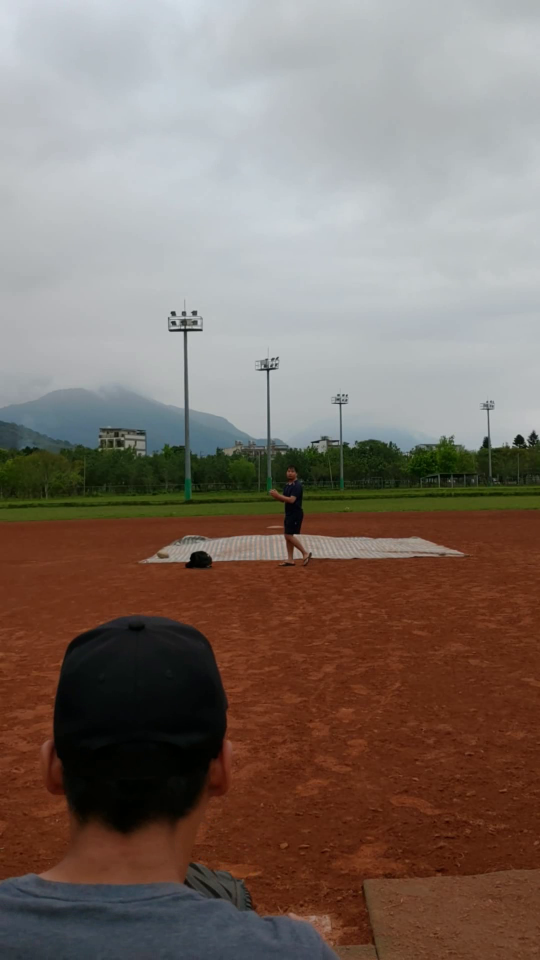
#> input picture frame 18 of src/0311/V_20210311_152331_ES0_05332/A3.mp4, 1080 x 1920 px (shown at 1/2 size)
$ python iv0408.py
#> lines starting #> are read from the running program, lines starting #| are printed output that depends on the picture; after the words box and inside, x2 and y2 are one past the last pixel; in counts of white or black regions, pixels touching at a corner belong together
#> in run, frame is the input picture: shape (1920, 1080, 3); mean B, G, R 104.2, 112.5, 126.2
### libs/pre_process0408.py
import cv2
import numpy as np
import matplotlib.pyplot as plt
import time
import sys

CNTS_MAX = 30000
CNTS_MIN = 70

class Process_Image():
    def __init__(self, img, img2, area, mask):
#> called with mask = (0, 0, 1080, 1920)
        self.mask = mask
        self.CenterPoint = []
        self.CenterPointX = []
        self.CenterPointY = []
        self.img = cv2.cvtColor(img, cv2.COLOR_BGR2GRAY)
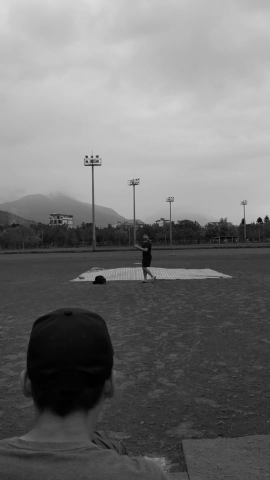
#> self.img: shape (1920, 1080) (shown at 1/4 size); min 0, max 220, mean 115.6
        self.img = cv2.resize(self.img[area[0]:area[1],area[2]:area[3]], (1080,1920), interpolation=cv2.INTER_CUBIC)
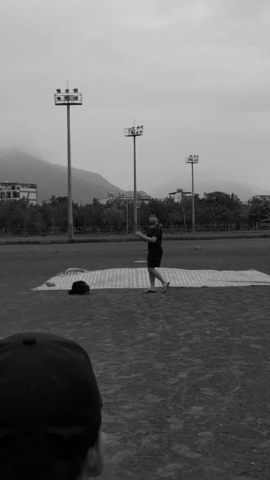
#> self.img: shape (1920, 1080) (shown at 1/4 size); min 0, max 211, mean 105.4
        self.img2 = cv2.cvtColor(img2, cv2.COLOR_BGR2GRAY)
        self.img2 = cv2.resize(self.img2[area[0]:area[1],area[2]:area[3]], (1080,1920),interpolation=cv2.INTER_CUBIC)
        self.FDI(15)
        self.Close3()
        self.findCenter()

    def FDI(self, T):
#> called with T = 15
        self.img3 = cv2.absdiff(self.img, self.img2)
        self.img3 = np.where(self.img3 > T, 255, 0).astype('uint8')
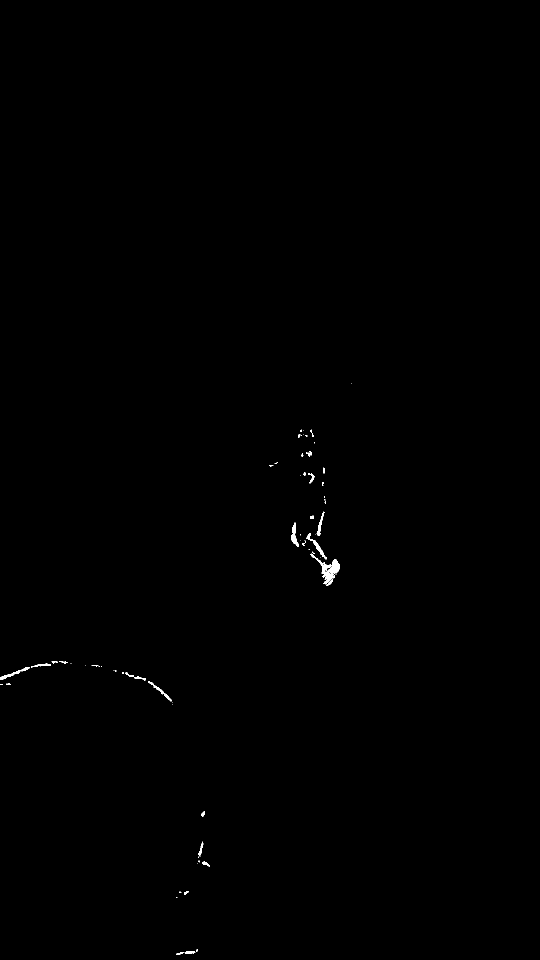
#> self.img3: shape (1920, 1080) (shown at 1/2 size); 0.18% white; 72 white regions (46 under 20 px), largest, box (x1, y1, x2, y2) and area: (621, 1107, 679, 1169) 984, (582, 1045, 598, 1094) 339, (612, 1067, 653, 1119) 334

    def Close3(self):
        kernel3 = cv2.getStructuringElement(cv2.MORPH_ELLIPSE, (3,3))
        kernel5 = cv2.getStructuringElement(cv2.MORPH_ELLIPSE, (5,5))
        kernel7 = cv2.getStructuringElement(cv2.MORPH_ELLIPSE, (7,7))
        self.img3 = cv2.dilate(self.img3, kernel5, iterations=1)
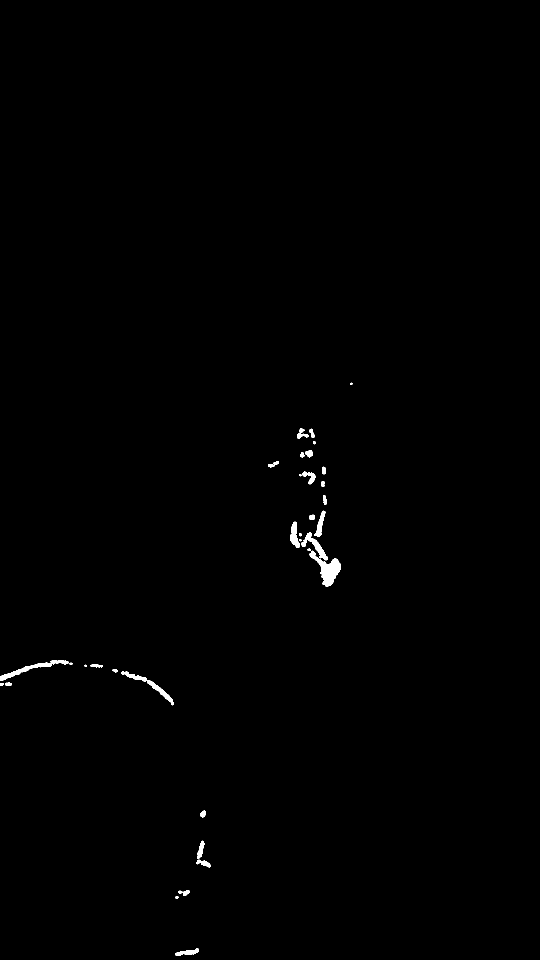
#> self.img3: shape (1920, 1080) (shown at 1/2 size); 0.41% white; 37 white regions (4 under 20 px), largest, box (x1, y1, x2, y2) and area: (602, 1065, 681, 1174) 2551, (0, 1320, 137, 1362) 1096, (242, 1343, 348, 1411) 938
        self.img3 = cv2.erode(self.img3, kernel7, iterations=1)
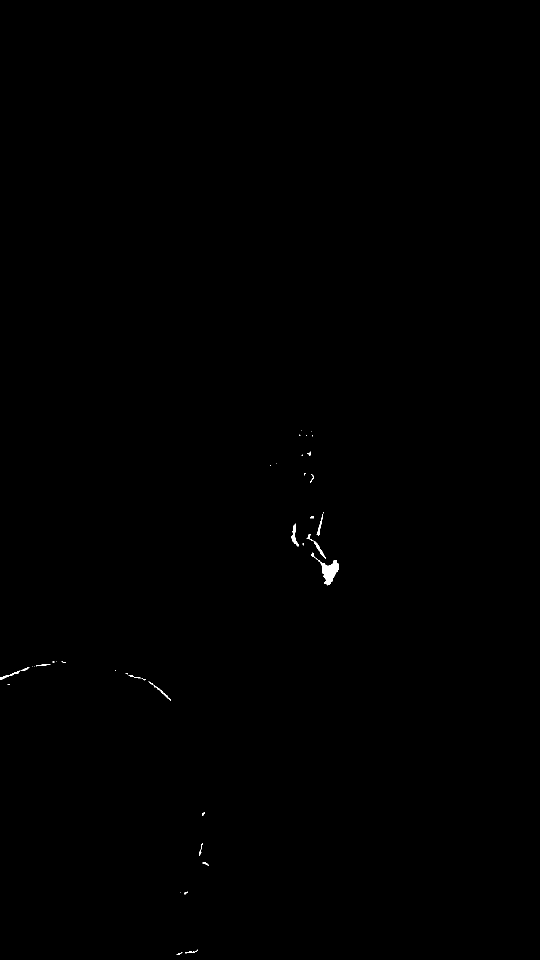
#> self.img3: shape (1920, 1080) (shown at 1/2 size); 0.12% white; 41 white regions (25 under 20 px), largest, box (x1, y1, x2, y2) and area: (622, 1105, 678, 1171) 1081, (583, 1047, 597, 1093) 238, (613, 1068, 652, 1118) 211
        self.img3 = cv2.dilate(self.img3, kernel5, iterations=1)
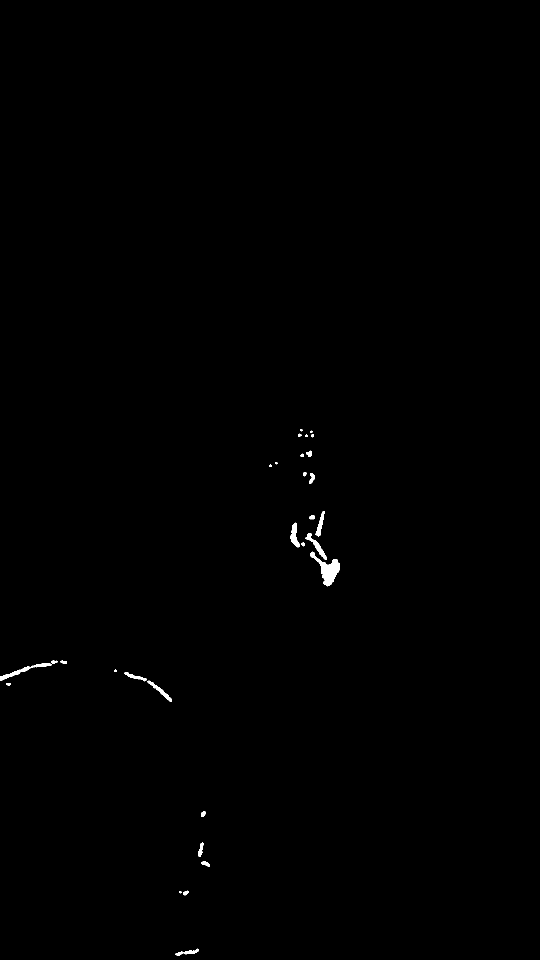
#> self.img3: shape (1920, 1080) (shown at 1/2 size); 0.27% white; 32 white regions (4 under 20 px), largest, box (x1, y1, x2, y2) and area: (620, 1103, 680, 1173) 1541, (611, 1066, 654, 1120) 509, (581, 1045, 599, 1095) 469
        self.img3 = cv2.erode(self.img3, kernel3, iterations=1)
#> self.img3: shape (1920, 1080); 0.2% white; 32 white regions (11 under 20 px), largest, box (x1, y1, x2, y2) and area: (621, 1104, 679, 1172) 1338, (612, 1067, 653, 1119) 381, (582, 1046, 598, 1094) 363
        del kernel3
        del kernel5
        del kernel7

    def findCenter(self):
        self.out = cv2.cvtColor(self.img3,cv2.COLOR_GRAY2BGR)
#> self.out: shape (1920, 1080, 3); 0.2% white; 32 white regions (11 under 20 px)
        ret, thresh = cv2.threshold(self.img3, 25, 255, cv2.THRESH_BINARY)
        cnts, _ = cv2.findContours(thresh.copy(), cv2.RETR_EXTERNAL, cv2.CHAIN_APPROX_SIMPLE)
#> cnts = 32 contours, 13 with area under 20; largest, box (x1, y1, x2, y2) and area: (621, 1104, 679, 1172) 1243, (612, 1067, 653, 1119) 320, (582, 1046, 598, 1094) 314, (0, 1334, 60, 1360) 250, (296, 1362, 343, 1403) 237
        #txt = open(r"/Users/teddy/Desktop/Project/PRINT.txt","w+", encoding="utf-8")

        for c in cnts:
            #print(c)
            area = int(cv2.contourArea(c))
            if area > CNTS_MAX:
                continue
            if area < CNTS_MIN:
                continue
            ((x, y), radius) = cv2.minEnclosingCircle(c)
            circle = int(radius*radius*3.14)
            #txt.write(str(x)+' '+str(y)+' ' + str(circle)+ " ===> "+str(area))
            if area >= circle*0.45:
                #txt.write(" OK!")
                #cv2.circle(self.out, (int(x), int(y)), 10, (0, 0, 255), -1)
                cv2.circle(self.out, (int(x), int(y)), int(radius), (0, 255, 255), 2)
                self.CenterPoint.append([int(x), int(y)])
                self.CenterPointX.append(int(x))
                self.CenterPointY.append(int(y))
#> this loop made 32 passes
#> (area, x, y, radius, circle) on passes 2, 6, 9, 10, 12, 13, 16, 18: (84, 382, 1902.5, 13.46, 569), (88, 402, 1699, 13.34, 558), (237, 319, 1382, 29.83, 2794), (109, 270.5, 1353, 21.66, 1473), (250, 29.5, 1347, 31.85, 3184), (81, 82, 1331, 19.11, 1146), (1243, 643, 1136, 36.72, 4232), (320, 633.5, 1093, 30.52, 2924)
#> after the loop, self.CenterPoint = []; self.CenterPointX = []; self.CenterPointY = []

            #txt.write("\n")
        #txt.close()


'''
#listA = [['606','607'],['878','879'],["894","895"],["3878","3879"],["4196","4197"]]
listA = [['606','607']]
for i in listA:
    pa = "/Users/teddy/Desktop/project/src/0311/"+i[0]+".jpg"
    pb = "/Users/teddy/Desktop/project/src/0311/"+i[1]+".jpg"
    print(pa,pb)
    i1 = cv2.imread(pa)
    i2 = cv2.imread(pb)
    A = Process_Image(i1,i2,[0,1920,0,1080],(0,400,1080,1300))
    print(A.CenterPoint)
'''
'''
listA = [['0320_1_2124','0320_1_2125'],['0320_1_2125','0320_1_2126'],["0320_1_2147","0320_1_2148"],["0320_1_2148","0320_1_2149"]]
#listA = [['0320_1_2124','0320_1_2125']]
for i in listA:
    pa = "/Users/teddy/Desktop/project/src/0323/"+i[0]+".jpg"
    pb = "/Users/teddy/Desktop/project/src/0323/"+i[1]+".jpg"
    print(pa,pb)
    i1 = cv2.imread(pa)
    i2 = cv2.imread(pb)
    t0 = time.time()
    A = Process_Image(i1,i2,[640,1920,100,820],(0,400,1080,1300))
    t1 = time.time()
    print(t1-t0)
    cv2.imwrite(i[0]+'+'+i[1]+'_2.jpg',A.out)'''

### libs/iv0408.py
import cv2
from pre_process0408 import Process_Image
import sys
import time
import matplotlib.pyplot as plt
import numpy as np

class Input_Video():
    def __init__(self,path,outpath,area):
        self.Path = path
        self.OutPath = outpath
        self.area = area
        self.vc = cv2.VideoCapture(self.Path)
        self.FPS = self.vc.get(5)
        self.FrameCount = int(self.vc.get(7))
        self.w = int(self.vc.get(3))
        self.h = int(self.vc.get(4))
        self.fourcc = cv2.VideoWriter_fourcc(*'mp4v')
        self.XDI = []
        self.YDI = []
        self.run()
        self.xdiydi()
        self.condline = []
        self.xyline()
    def run(self):
        Output = []
        ret, frame = self.vc.read()
        t0 = frame
        mask = (0,0,1080,1920)#(0,400,1080,1300)
        while self.vc.isOpened():
            ret, frame = self.vc.read()
            if not ret:
                break
            t1 = frame
            T = Process_Image(t0, t1, self.area, mask)
            tmp = [int(self.vc.get(1)) for _ in range(len(T.CenterPointX))]
#> tmp = []
            self.XDI.append([T.CenterPointX,tmp])
            self.YDI.append([T.CenterPointY,tmp])
            cv2.putText(T.out, 'Frame:'+str(self.vc.get(1)), (40, 200), cv2.FONT_HERSHEY_SIMPLEX,3, (0, 255, 255), 3, cv2.LINE_AA)
            Output.append(T.out)
            t0 = t1
            del T
            del tmp
        self.vc.release()
        VW = cv2.VideoWriter(self.OutPath, cv2.VideoWriter_fourcc(*'mp4v'), self.FPS, (self.w, self.h),isColor = True)#,isColor = False
        for i in range(len(Output)):
            VW.write(Output[i])
        VW.release()


    # [125 lines left out: functions xdiydi, xyline, not called in this run]


t0 = time.time()
#a = Input_Video(r"/Users/teddy/Desktop/Project/src/0311/V_20210311_152331_ES0_05332/A3.mp4",'A3.mp4',[400,1600,200,875])
a = Input_Video(r"/Users/asus/Desktop/New_eMobileStrikeZone_IP-main\src/0311/V_20210311_152331_ES0_05332/A3.mp4",'A3.mp4',[400,1600,200,875])
#a = Input_Video(r"C:/Users/asus/Desktop/New_eMobileStrikeZone_IP-main/src/0320/0320_1_96262/0320_1_1_F.mp4",'A3.mp4',[400,1600,200,875])
t1 = time.time()

'''
t0 = time.time()
a = Input_Video(r"/Users/teddy/Desktop/project/src/0320/0320_1_96262/0320_1_1.mp4",'0320_1_1_F.mp4',[640,1920,100,820])
t1 = time.time()
print(t1-t0)
b = Input_Video(r"/Users/teddy/Desktop/project/src/0320/0320_1_96262/0320_1_2.mp4",'0320_1_2_F.mp4',[640,1920,100,820])
t2 = time.time()
print(t2-t1)
c = Input_Video(r"/Users/teddy/Desktop/project/src/0320/0320_1_96262/0320_1_3.mp4",'0320_1_3_F.mp4',[640,1920,100,820])
t3 = time.time()
print(t3-t2)
d = Input_Video(r"/Users/teddy/Desktop/project/src/0320/0320_1_96262/0320_1_4.mp4",'0320_1_4_F.mp4',[640,1920,100,820])
t4 = time.time()
print(t4-t3)
e = Input_Video(r"/Users/teddy/Desktop/project/src/0320/0320_1_96262/0320_1_5.mp4",'0320_1_5_F.mp4',[640,1920,100,820])
t5 = time.time()
print(t5-t4)
f = Input_Video(r"/Users/teddy/Desktop/project/src/0320/0320_1_96262/0320_1_6.mp4",'0320_1_6_F.mp4',[640,1920,100,820])
t6 = time.time()
print(t6-t5)
'''

$ run again, starting later in the video
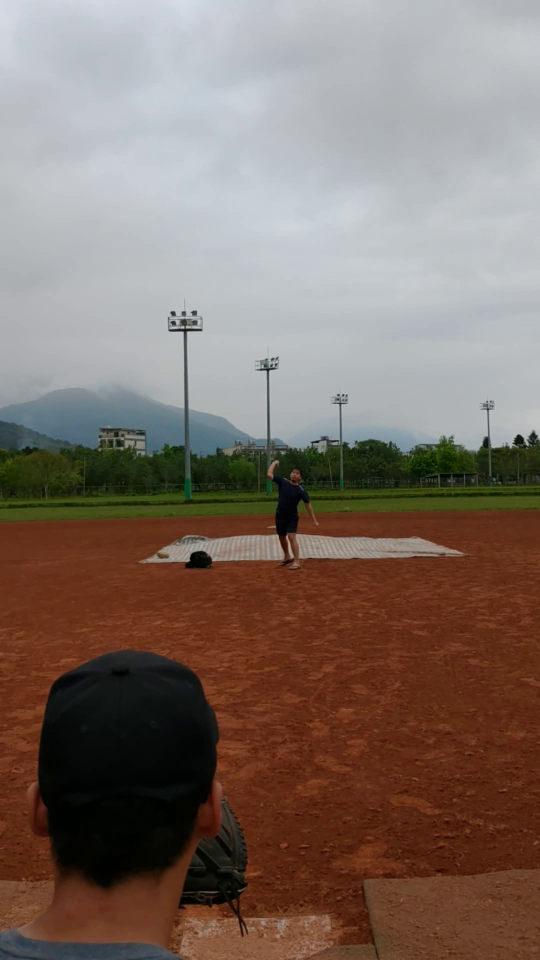
#> input picture frame 81 of src/0311/V_20210311_152331_ES0_05332/A3.mp4, 1080 x 1920 px (shown at 1/2 size)
#> in run, frame is the input picture: shape (1920, 1080, 3); mean B, G, R 102.6, 111.7, 127
#> in Close3, `self.img3 = cv2.dilate(self.img3, kernel5, iterations=1)`:
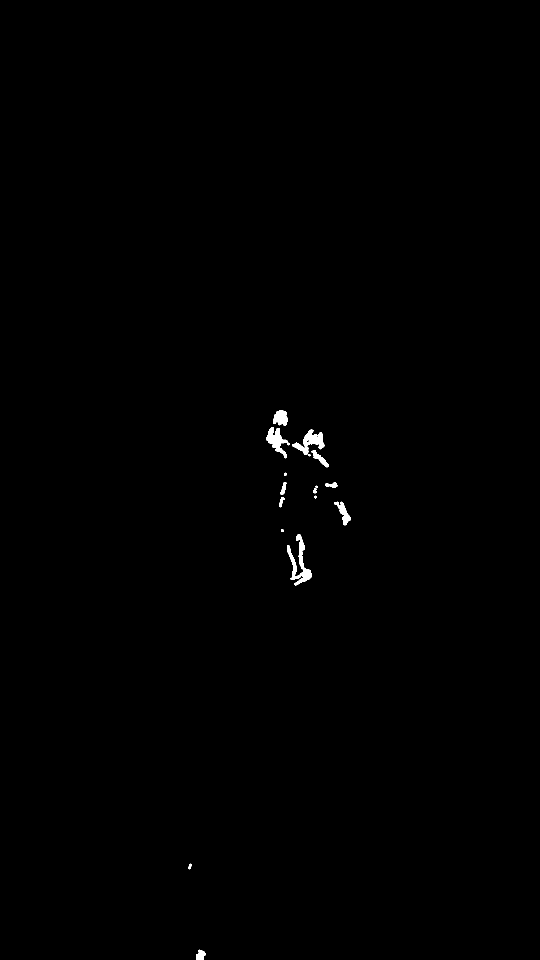
#> self.img3: shape (1920, 1080) (shown at 1/2 size); 0.32% white; 17 white regions (2 under 20 px), largest, box (x1, y1, x2, y2) and area: (574, 1068, 624, 1171) 1619, (584, 859, 649, 910) 1303, (533, 854, 580, 917) 1166
#> cnts = 19 contours, 8 with area under 20; largest, box (x1, y1, x2, y2) and area: (575, 1069, 623, 1170) 1001, (534, 855, 575, 916) 838, (607, 860, 648, 898) 732, (547, 822, 574, 851) 530, (669, 1004, 700, 1050) 401
#> the loop in findCenter, `for c in cnts:` made 19 passes
#> (area, x, y, radius, circle) on passes 1, 3, 5, 10, 11, 14, 15, 17: (214, 399.8, 1910.6, 10.8, 366), (1001, 594, 1119, 50.16, 7900), (401, 680, 1027, 24.17, 1833), (90, 662.5, 969.5, 10.61, 353), (85, 566.5, 976.5, 12.02, 453), (256, 640, 917.5, 21.59, 1464), (240, 600, 897, 16.55, 860), (732, 628.5, 880.5, 21.81, 1493)
#> after the loop in findCenter, `for c in cnts:`:
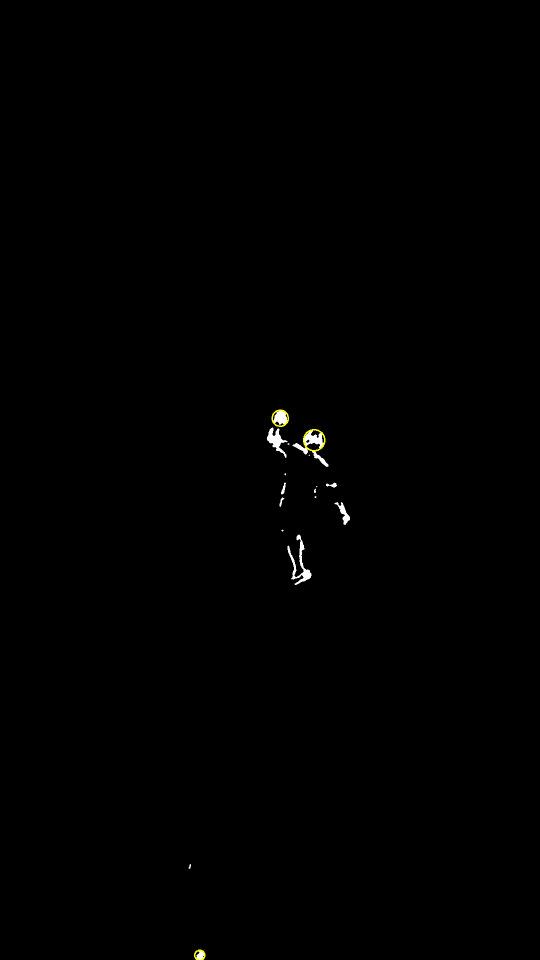
#> self.out: shape (1920, 1080, 3) (shown at 1/2 size); mean B, G, R 0.6, 0.7, 0.7
#> after the loop in findCenter, `for c in cnts:`: self.CenterPoint = [[399, 1910], [628, 880], [560, 836]]; self.CenterPointX = [399, 628, 560]; self.CenterPointY = [1910, 880, 836]
#> tmp = [83, 83, 83]

$ run again, starting later in the video
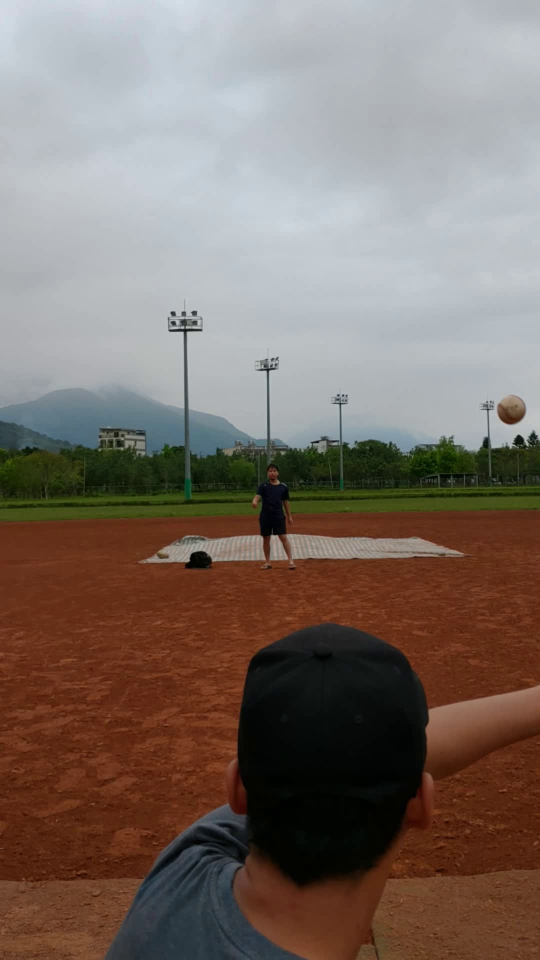
#> input picture frame 144 of src/0311/V_20210311_152331_ES0_05332/A3.mp4, 1080 x 1920 px (shown at 1/2 size)
#> in run, frame is the input picture: shape (1920, 1080, 3); mean B, G, R 103.7, 111.8, 124.7
#> in Close3, `self.img3 = cv2.erode(self.img3, kernel3, iterations=1)`:
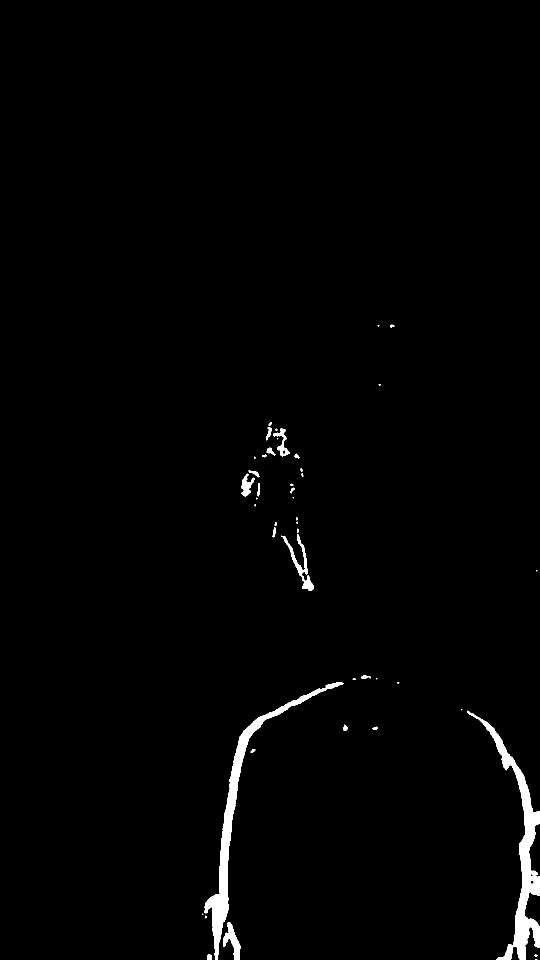
#> self.img3: shape (1920, 1080) (shown at 1/2 size); 1.3% white; 45 white regions (20 under 20 px), largest, box (x1, y1, x2, y2) and area: (934, 1421, 1080, 1920) 11637, (409, 1364, 687, 1920) 10763, (562, 1068, 628, 1182) 1382
#> cnts = 45 contours, 24 with area under 20; largest, box (x1, y1, x2, y2) and area: (934, 1421, 1080, 1920) 11016, (409, 1364, 687, 1920) 10087, (562, 1068, 628, 1182) 1164, (446, 1844, 481, 1920) 1019, (482, 947, 509, 993) 534
#> the loop in findCenter, `for c in cnts:` made 45 passes
#> area on passes 7, 8, 9, 16, 20, 27, 29, 35: 33, 30, 60, 63, 54, 34, 68, 24
#> after the loop in findCenter, `for c in cnts:`:
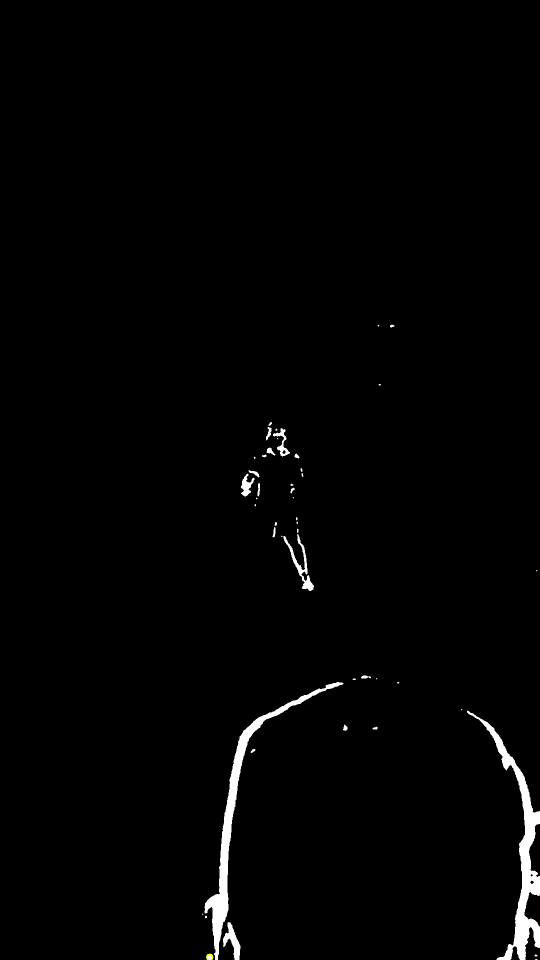
#> self.out: shape (1920, 1080, 3) (shown at 1/2 size); mean B, G, R 3.4, 3.4, 3.4
#> after the loop in findCenter, `for c in cnts:`: self.CenterPoint = [[419, 1914]]; self.CenterPointX = [419]; self.CenterPointY = [1914]
#> tmp = [146]
